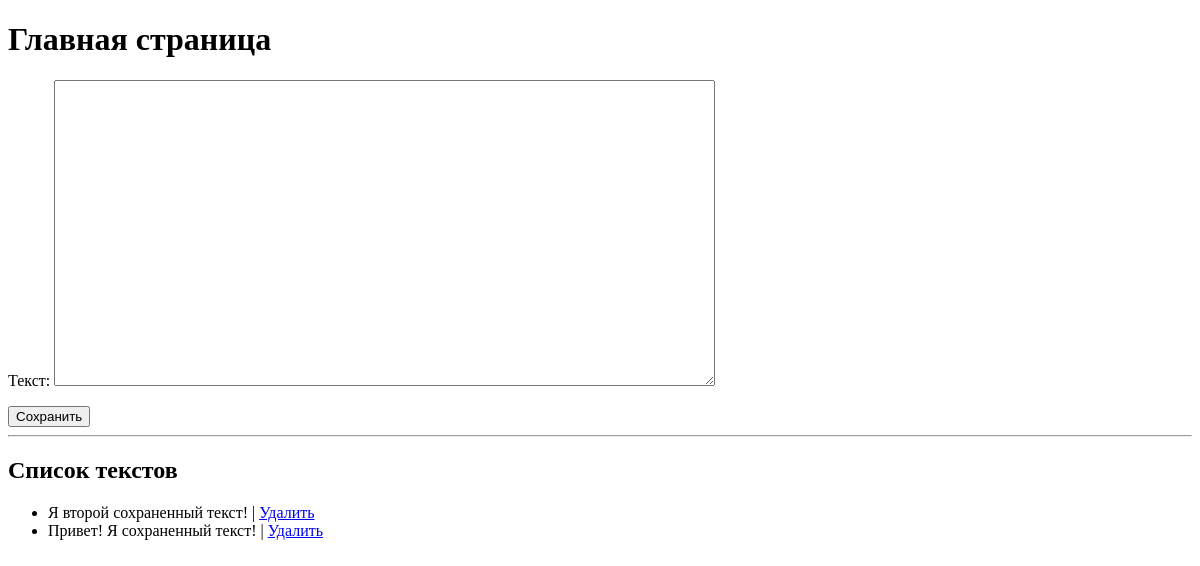
The app's page /, older data.
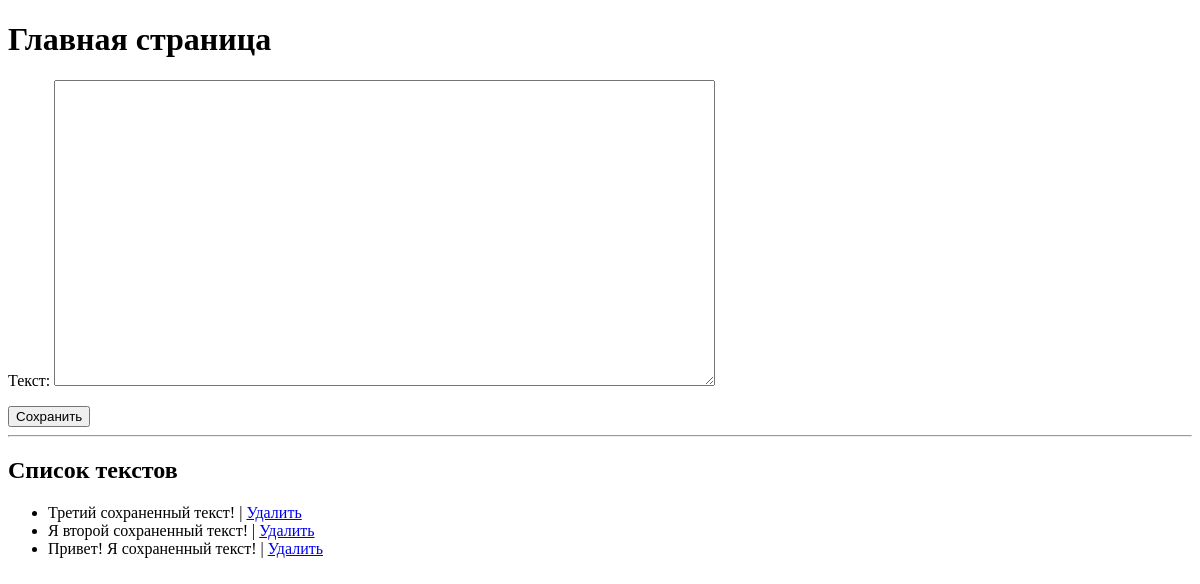
The same page, newer data.
### main_app/models.py (models this page shows)
class Text(models.Model):
    text = models.TextField(verbose_name="Текст")
    def __str__(self):
        return self.text[:50]

### main_app/views.py (the view)
# urls.py: path('', index, name='index'),
def index(request):
    texts = Text.objects.all().order_by('-id')
    form = TextForm()
    context = {
        'texts': texts,
        'form': form,
    }
    return render(request, 'main_app/index.html', context)

### main_app/forms.py
class TextForm(forms.ModelForm):
    class Meta:
        model = Text
        fields = ['text']
        widgets = {
            'text': forms.Textarea(attrs={'cols': 80, 'rows': 20}),
        }

### main_app/templates/main_app/index.html (shortened to what this page needs)
<!DOCTYPE html>
<html lang="en">
<head>
</head>
<body>
    <h1>Главная страница</h1>
    <form action="{% url 'save_text' %}" method="post">
        {{ form.as_p }}
        <button type="submit">Сохранить</button>
    </form>
    <hr>
    <h2>Список текстов</h2>
    <ul>
        {% for text in texts %}
        <li>
    {{ text }} |
    <a href="{% url 'delete_text' text.pk %}">Удалить</a>
       </li>
        {% endfor %}
    </ul>
</body>
</html>

Row changes from the older to the newer data that the page shows:
added Text: text "Третий сохраненный текст!"
